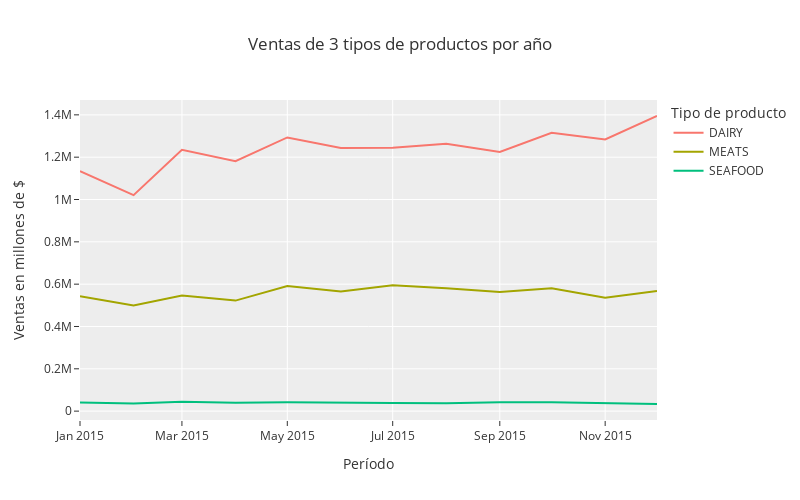

Notebook code for this chart:
### Code cell
fig = px.line(
    df,
    width=800,
    height=500,
    template='ggplot2',
    title='Ventas de 3 tipos de productos por año',
    labels={
        'fecha': 'Período',
        'value': 'Ventas en millones de $',
        'variable': 'Tipo de producto'
    }
)

fig.show()

### Figure 1 — Plotly figure (JSON) as saved in the notebook; plotly's stock layout.template omitted (floating-point values rounded to 4 significant figures)
{"data": [{"hovertemplate": "Tipo de producto=DAIRY<br>Período=%{x}<br>Ventas en millones de $=%{y}<extra></extra>", "legendgroup": "DAIRY", "line": {"color": "#F8766D", "dash": "solid"}, "marker": {"symbol": "circle"}, "mode": "lines", "name": "DAIRY", "orientation": "v", "showlegend": true, "type": "scatter", "x": ["2015-01", "2015-02", "2015-03", "2015-04", "2015-05", "2015-06", "2015-07", "2015-08", "2015-09", "2015-10", "2015-11", "2015-12"], "xaxis": "x", "y": [1134521, 1020747, 1234851, 1181180, 1293308, 1243588, 1244815, 1263428, 1224619, 1314827, 1283672, 1394582], "yaxis": "y"}, {"hovertemplate": "Tipo de producto=MEATS<br>Período=%{x}<br>Ventas en millones de $=%{y}<extra></extra>", "legendgroup": "MEATS", "line": {"color": "#A3A500", "dash": "solid"}, "marker": {"symbol": "circle"}, "mode": "lines", "name": "MEATS", "orientation": "v", "showlegend": true, "type": "scatter", "x": ["2015-01", "2015-02", "2015-03", "2015-04", "2015-05", "2015-06", "2015-07", "2015-08", "2015-09", "2015-10", "2015-11", "2015-12"], "xaxis": "x", "y": [543100.0, 498700.0, 546500.0, 522300.0, 591700.0, 565000.0, 594900.0, 581200.0, 562700.0, 580800.0, 535900.0, 567400.0], "yaxis": "y"}, {"hovertemplate": "Tipo de producto=SEAFOOD<br>Período=%{x}<br>Ventas en millones de $=%{y}<extra></extra>", "legendgroup": "SEAFOOD", "line": {"color": "#00BF7D", "dash": "solid"}, "marker": {"symbol": "circle"}, "mode": "lines", "name": "SEAFOOD", "orientation": "v", "showlegend": true, "type": "scatter", "x": ["2015-01", "2015-02", "2015-03", "2015-04", "2015-05", "2015-06", "2015-07", "2015-08", "2015-09", "2015-10", "2015-11", "2015-12"], "xaxis": "x", "y": [40470.0, 36070.0, 43810.0, 39980.0, 42510.0, 38780.0, 38540.0, 37770.0, 41910.0, 41420.0, 38820.0, 33730.0], "yaxis": "y"}], "layout": {"height": 500, "legend": {"title": {"text": "Tipo de producto"}, "tracegroupgap": 0}, "title": {"text": "Ventas de 3 tipos de productos por año"}, "width": 800, "xaxis": {"anchor": "y", "autorange": true, "domain": [0, 1], "range": ["2015-01-01", "2015-12-01"], "title": {"text": "Período"}, "type": "date"}, "yaxis": {"anchor": "x", "autorange": true, "domain": [0, 1], "range": [-41870.0, 1470000.0], "title": {"text": "Ventas en millones de $"}, "type": "linear"}}}
